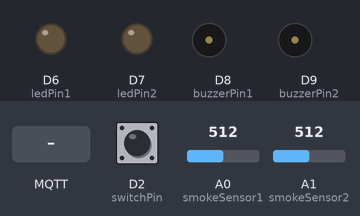
The sketch below on a simulated Arduino MKR. On the bench: output pins drawn as LEDs (lit = HIGH), buzzer (waves = sounding, pin HIGH). The inputs (shaded band) are chosen by the test bench; at power-on: D2 (switchPin) HIGH, A0 (smokeSensor1) = 512, A1 (smokeSensor2) = 512. WiFi joins after 1.5 s; servers stay silent unless stated; no MQTT or app messages arrive unless stated; what the sketch prints to the serial monitor is not drawn.

Above: at 5.7 s.
5.8 s: D2 (switchPin) pulled LOW for 3.2 s
At 9.4 s:
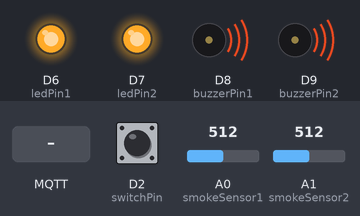
10.5 s: MQTT message "CLEAR" arrives on the first subscribed topic
12.0 s: MQTT message "ALERT" arrives on the first subscribed topic
13.5 s: MQTT message "HIGHALERT" arrives on the first subscribed topic
Timing chart, 0 to 16.0 s (numbered marks = the images above; inputs shaded):
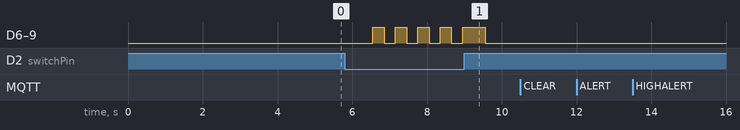

The sketch:

Arduino_IDE_Smoke_Detector.ino
```cpp
#include <WiFiNINA.h>
#include <PubSubClient.h>

const char* ssid = "NAMASKAR";
const char* password = "12345678";

const char* mqtt_server = "broker.hivemq.com";
const int mqtt_port = 1883;
const char* mqtt_topic_sensors = "home/smoke/sensors";
const char* mqtt_topic_control = "home/smoke/control";

WiFiClient wifiClient;
PubSubClient client(wifiClient);

// Smoke sensors
const int smokeSensor1 = A0;
const int smokeSensor2 = A1;
const int smokeThreshold = 700;

// Actuators
const int buzzerPin1 = 8;
const int ledPin1 = 6;
const int buzzerPin2 = 9;
const int ledPin2 = 7;

// Switch
const int switchPin = 2;

bool systemOn = true;
bool blinkState = false;
int blinkInterval = 500;

unsigned long lastBlinkTime = 0;
unsigned long lastSensorPublish = 0;
const unsigned long sensorInterval = 1000;

void setup() {
  Serial.begin(9600);

  pinMode(buzzerPin1, OUTPUT);
  pinMode(ledPin1, OUTPUT);
  pinMode(buzzerPin2, OUTPUT);
  pinMode(ledPin2, OUTPUT);
  pinMode(switchPin, INPUT_PULLUP); // Enable internal pull-up

  digitalWrite(buzzerPin1, LOW);
  digitalWrite(ledPin1, LOW);
  digitalWrite(buzzerPin2, LOW);
  digitalWrite(ledPin2, LOW);

  connectToWiFi();
  client.setServer(mqtt_server, mqtt_port);
  client.setCallback(callback);
}

void loop() {
  if (!client.connected()) {
    reconnectMQTT();
  }
  client.loop();

  unsigned long currentTime = millis();

  // Switch check (LOW means ON because of pull-up logic)
  systemOn = digitalRead(switchPin) == LOW;

  // Sensor reading and MQTT publish
  if (currentTime - lastSensorPublish >= sensorInterval) {
    int smoke1 = analogRead(smokeSensor1);
    int smoke2 = analogRead(smokeSensor2);

    String payload = "SYSTEM:" + String(systemOn ? "ON" : "OFF") +
    ",S1:" + smoke1 +
    ",S2:" + smoke2;
    client.publish(mqtt_topic_sensors, payload.c_str());
    lastSensorPublish = currentTime;

    if (systemOn) {
      blinkInterval = (smoke1 > smokeThreshold || smoke2 > smokeThreshold) ? 100 : 300;
    } else {
      blinkInterval = 0;
      turnOffActuators();
    }
  }

  // Blinking logic
  if (systemOn && blinkInterval > 0) {
    if (currentTime - lastBlinkTime >= blinkInterval) {
      blinkState = !blinkState;
      digitalWrite(ledPin1, blinkState);
      digitalWrite(buzzerPin1, blinkState);
      digitalWrite(ledPin2, blinkState);
      digitalWrite(buzzerPin2, blinkState);
      lastBlinkTime = currentTime;
    }
  }
}

void turnOffActuators() {
  digitalWrite(ledPin1, LOW);
  digitalWrite(buzzerPin1, LOW);
  digitalWrite(ledPin2, LOW);
  digitalWrite(buzzerPin2, LOW);
}

void connectToWiFi() {
  while (WiFi.status() != WL_CONNECTED) {
    Serial.print("Connecting to WiFi...");
    WiFi.begin(ssid, password);
    delay(3000);
  }
  Serial.println("Connected to WiFi!");
}

void reconnectMQTT() {
  while (!client.connected()) {
    Serial.print("Connecting to MQTT...");
    if (client.connect("SmokeDetectorArduino")) {
      Serial.println("connected!");
      client.subscribe(mqtt_topic_control);
    } else {
      Serial.print("Failed, rc=");
      Serial.print(client.state());
      delay(3000);
    }
  }
}

void callback(char* topic, byte* message, unsigned int length) {
  String msg;
  for (unsigned int i = 0; i < length; i++) {
    msg += (char)message[i];
  }

  msg.trim();
  Serial.print("Message received: ");
  Serial.println(msg);

  if (msg == "CLEAR" || msg == "ALERT" || msg == "HIGHALERT") {
    // systemOn is now controlled only by switch
    Serial.println("MQTT command received, but systemOn is now based on switch state only.");
  }
}
```

Measured:
- after the input at 5.8 s, D6 (ledPin1), D7 (ledPin2), D8 (buzzerPin1), D9 (buzzerPin2): goes 4 × (HIGH 0.30 s, LOW 0.30 s), HIGH 0.60 s, then LOW, starting after 0.75 s
- after the input at 10.5 s, every drawn part: stays the same
- after the input at 12.0 s, every drawn part: stays the same
- after the input at 13.5 s, every drawn part: stays the same
